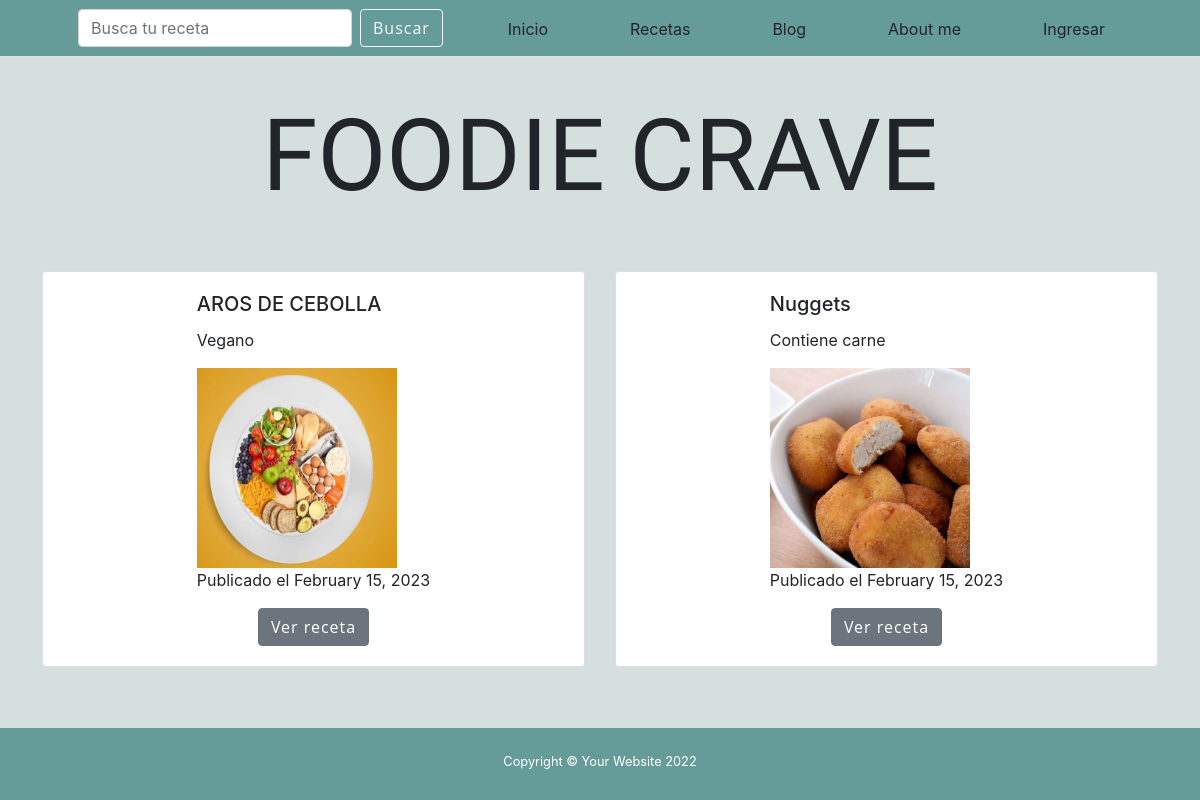
The app's page /, older data.
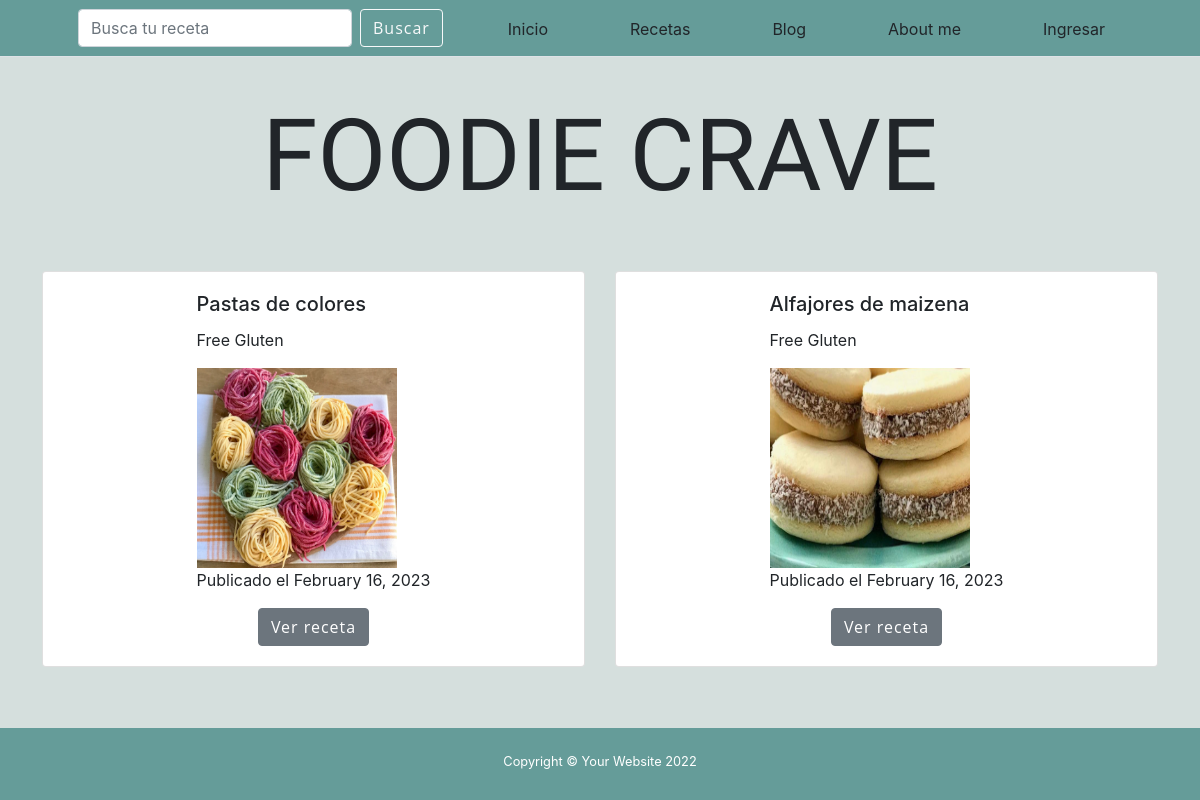
The same page, newer data.
### AppCoder/models.py (models this page shows, shortened)
class Recetas(models.Model):
    TIPO_OPCIONES = [
        (1, "Vegetariano"),
        (2, "Vegano"),
        (3, "Contiene carne"),
        (4, "Free Gluten")
    ]
    DIFICULTAD_OPCIONES= [
        (1,"Facil"),
        (2,"Media"),
        (3,"Dificil")
    ]
    nombre = models.CharField(max_length=40);
    tipo = models.IntegerField(null=False,blank=False,choices= TIPO_OPCIONES)
    tiempo =  models.IntegerField()
    dificultad = models.IntegerField(null=False,blank=False, choices= DIFICULTAD_OPCIONES)
    ingredientes = RichTextField()
    instrucciones = RichTextField()
    fecha = models.DateTimeField(auto_now_add=True)
    imagen = models.ImageField(null=True,blank=True, upload_to= "imagenes/")
    def get_tipo_display(self):
        for tipo in self.TIPO_OPCIONES:
            if self.tipo == tipo[0]:
                return tipo[1]
        return None

### AppCoder/views.py (the view)
# urls.py: path('', inicio ,name="Inicio"),
def inicio (request):
    ultimas_recetas = Recetas.objects.order_by('-fecha')[:2]
    ultimos_blogs = Blog.objects.order_by('-fecha')[:2]
    context = {
        'ultimas_recetas': ultimas_recetas,
        'ultimos_blogs': ultimos_blogs
    }
    if request.user.is_authenticated:
        avatar = obtener_avatar(request)
        context['avatar'] = avatar
    return render(request, 'AppCoder/inicio.html', context)

### AppCoder/templates/AppCoder/inicio.html (shortened to what this page needs)
{% extends 'AppCoder/padre.html' %}
{% load static %}
{% block contenidoQueCambia %}
<div class="container">
	<div class="row">
		<div id="carouselExampleControls" class="carousel slide" data-bs-ride="carousel">
			<div class="carousel-inner">
				<div class="carousel-item active">
					<div class="row">
						{% for receta in ultimas_recetas %}
						<div class="col-md-6">
							<div class="card" style="place-items: center;">
								<div class="card-body">
									<h5 class="card-title">{{ receta.nombre }}</h5>
									<p class="card-text">{{ receta.get_tipo_display }}</p>
									<img src="{{ receta.imagen.url }}" alt="{{ recetas.nombre }}" style="height:200px;width: 200px;">
									<p class="card-text">Publicado el {{ receta.fecha|date:"F j, Y" }}</p>
									<div class="d-flex justify-content-center align-items-center">
										<a href="{% url 'RecetasDetalles' receta.id %}" class="btn btn-secondary mx-auto">Ver
											receta</a>
									</div>
								</div>
							</div>
						</div>
						{% endfor %}
					</div>
				</div>
			</div>
		</div>
	</div>
	<div class="row">
		<button class="carousel-control-prev" type="button" data-bs-target="#carouselExampleControls" data-bs-slide="prev">
			<span class="carousel-control-prev-icon" aria-hidden="true"></span>
		</button>
		<button class="carousel-control-next" type="button" data-bs-target="#carouselExampleControls" data-bs-slide="next">
			<span class="carousel-control-next-icon" aria-hidden="true"></span>
		</button>
	</div>
</div>
{% endblock %}

### AppCoder/templates/AppCoder/padre.html (shortened to what this page needs)
<!DOCTYPE html>
<html lang="en">
<head>
    {% load static %}
    <link href="https://cdn.jsdelivr.net/npm/bootstrap-icons@1.5.0/font/bootstrap-icons.css" rel="stylesheet"
        type="text/css" />
    <link rel="stylesheet" href="{% static 'AppCoder/css/styles.css' %}">
    <link rel="stylesheet" href="{% static 'AppCoder/css/styles2.css' %}">
    <link rel="stylesheet" href="https://maxcdn.bootstrapcdn.com/bootstrap/4.0.0/css/bootstrap.min.css"
>
</head>
<body style="background-color: #d5dfdd;">
    <nav class="navbar nav-tabs" style="background-color: #659c99;">
        <div class="container px-5">
            <div style="display: flex;align-items: center;">
                <form class="d-flex" role="search">
                    <input class="form-control me-2" type="search" placeholder="Busca tu receta" aria-label="Search">
                    <button class="btn btn-outline-light" type="submit">Buscar</button>
                </form>
            </div>
            <li class="nav-item" style="list-style-type: none"><a class="nav-link" style="border-radius: 8px;"
                    href="{% url 'Inicio' %}">Inicio</a></li>
            <li class="nav-item" style="list-style-type: none"><a class="nav-link" style="border-radius: 8px;"
                    href="{% url 'Recetas' %}">Recetas</a></li>
            <li class="nav-item" style="list-style-type: none"><a class="nav-link" style="border-radius: 8px;"
                    href="{% url 'Blog' %}">Blog</a></li>
            <li class="nav-item" style="list-style-type: none"><a class="nav-link" style="border-radius: 8px;"
                    href="{% url 'AboutMe' %}">About me</a></li>
            {% if user.is_authenticated %}
            <div class="dropdown">
                <button onclick="myFunction()" class="dropbtn" style="font-family: cursive;">{{ user.username }} <img
                        onclick="myFunction()" src="{{avatar}}" alt="Avatar"
                        style="height: 40px; border-radius: 50%; margin-left: 14px;"></a></button>
                <div id="myDropdown" class="dropdown-content">
                    <a href="{% url 'RecetasCreacion' %}">Crear Receta</a>
                    <a href="{% url 'BlogCreacion' %}">Crear Post</a>
                    <a href="{% url 'perfil' %}">Perfil</a>
                    {%if user.is_superuser %}
                    <a href="http://127.0.0.1:8000/admin/">Admin</a>
                    {% endif %}
                    <a href="{% url 'logout' %}">Cerrar Sesion</a>
                </div>
            </div>
            {% else %}
            <li class="nav-item" style="list-style-type: none"><a class="nav-link" style="border-radius: 8px;"
                    href="{% url 'login' %}">Ingresar</a></li>
            {% endif %}
        </div>
    </nav>
    <header>
        <div style="padding: 24px 0 24px 0;text-align: center;">
            <div style="margin:0px auto;">
                <p style="font-size: 100px; font-family: 'Tourney', cursive;">FOODIE CRAVE</p>
            </div>
        </div>
    </header>
    {% block contenidoQueCambia %}
    {% endblock %}
    <footer style="background-color:#659c99;padding-top: 24px;">
        <div class="container px-5">
            <p class="m-0 text-center text-white small">Copyright &copy; Your Website 2022</p>
        </div>
    </footer>
</body>
</html>

### AppCoder/templates/AppCoder/padre.html (style rules this page uses)
html { min-height: 100%; position: relative; }
body { margin: 0; margin-bottom: 80px; }
footer { position: absolute; bottom: 0; width: 100%; height: 40px; color: white; }

Row changes from the older to the newer data that the page shows:
no longer on this page (row edited): Recetas: nombre "AROS DE CEBOLLA", tipo "Vegano", imagen (placeholder picture), fecha "February 15, 2023"
no longer on this page (row edited): Recetas: nombre "Nuggets", tipo "Contiene carne", imagen (picture), fecha "February 15, 2023"
added Recetas: nombre "Pastas de colores", tipo "Free Gluten", imagen (picture), fecha "February 16, 2023"
added Recetas: nombre "Alfajores de maizena", tipo "Free Gluten", imagen (picture), fecha "February 16, 2023"
